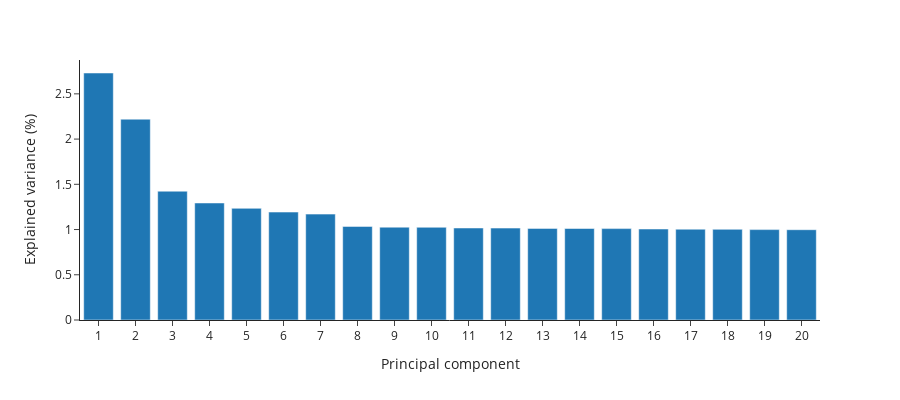

Notebook code cell kept with this figure:
### Markdown cell above
We can use the variance explained array to get an intuition for which PCs to examine. The easiest way to do this is to plot our `evr_bf` array in the form of a bar chart. We have a handy function in `malariagen_data` to do this for us. Again, this is an interactive plot and hovering the pointer over a bar will reveal the exact explained variance percentage.

### Code cell
ag3.plot_pca_variance(evr_bf)

### Figure 1 — Plotly figure (JSON) as saved in the notebook; plotly's stock layout.template omitted (floating-point values rounded to 4 significant figures)
{"data": [{"hovertemplate": "Principal component=%{x}<br>Explained variance (%)=%{y}<extra></extra>", "legendgroup": "", "marker": {"color": "#1F77B4", "pattern": {"shape": ""}}, "name": "", "orientation": "v", "showlegend": false, "textposition": "auto", "type": "bar", "x": ["1", "2", "3", "4", "5", "6", "7", "8", "9", "10", "11", "12", "13", "14", "15", "16", "17", "18", "19", "20"], "xaxis": "x", "y": [2.731, 2.22, 1.424, 1.294, 1.234, 1.193, 1.17, 1.034, 1.026, 1.025, 1.017, 1.016, 1.013, 1.011, 1.01, 1.006, 1.004, 1.002, 0.9992, 0.9981], "yaxis": "y"}], "layout": {"barmode": "relative", "height": 400, "legend": {"tracegroupgap": 0}, "margin": {"t": 60}, "width": 900, "xaxis": {"anchor": "y", "domain": [0, 1], "title": {"text": "Principal component"}}, "yaxis": {"anchor": "x", "domain": [0, 1], "title": {"text": "Explained variance (%)"}}}}
